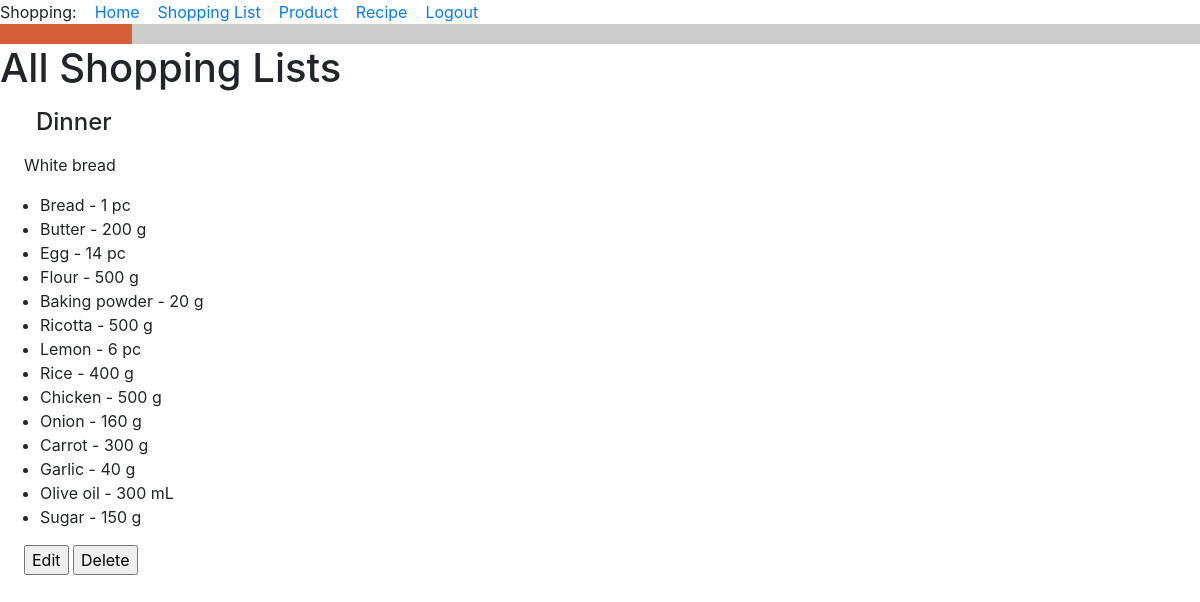
The app's page /all_lists (signed in) with its own data.
### food_app/models.py (models this page shows, shortened)
class ShoppingList(db.Model):
    id = db.Column(db.Integer, primary_key=True)
    title = db.Column(db.String(256), default='')
    owner = db.Column(db.ForeignKey('user.id'))
    items = db.relationship('ShoppingListItem', backref='shopping_list', cascade='all, delete-orphan', passive_deletes=True)
    notes = db.Column(db.Text)
    def __str__(self):
        return f'{self.title}'.capitalize()

class ShoppingListItem(db.Model):
    id = db.Column(db.Integer, primary_key=True)
    shopping_list_id = db.Column(db.ForeignKey('shopping_list.id', ondelete='CASCADE'), nullable=False)
    product_id = db.Column(db.ForeignKey('product.id'))
    product = db.relationship('Product')
    quantity = db.Column(db.Integer, default=0)
    unit_of_measure = db.Column(db.String(120))
    is_buyed = db.Column(db.Boolean, default=False)
    def __str__(self):
        return f'{self.product} - {self.quantity} {self.unit_of_measure}'

class Product(db.Model):
    id = db.Column(db.Integer, primary_key=True)
    title = db.Column(db.String(256), index=True, unique=True, nullable=False)
    type_of_product = db.Column(db.String(120))
    unit_of_measure = db.Column(db.String(120))
    def __str__(self):
        return f'{self.title}'.capitalize()  # Big first letter only.

### food_app/routes.py (the view)
@app.route('/all_lists', methods=['GET', 'POST'])
@login_required
def all_lists():
    owner = current_user.id
    shopping_lists = ShoppingList.query.filter_by(owner=owner)
    return render_template('all_lists.html', title='All Shopping Lists', owner=owner, shopping_lists=shopping_lists)

### food_app/models.py (called while the page is built)
@login.user_loader
def load_user(id):
    return User.query.get(int(id))

### food_app/templates/all_lists.html (shortened to what this page needs)
{% extends "base.html" %}
{% block content %}
<h1>All Shopping Lists</h1>
    {% for shopping_list in shopping_lists %}
<h4><div><p><p style="margin-left:1.5em">{{ shopping_list }}</p></div></h4>
<div><p><p style="margin-left:1.5em">{{ shopping_list.notes }}</p></div>
    <div><ul>  {% for item in shopping_list.items %}
        <li>{{ item }}</li>
        {% endfor %}
    </ul>
    </div>
<head>
</head>
<form action="{{ url_for('edit_shopping_list', shopping_list_id=shopping_list.id) }}">
    <p style="margin-left:1.5em"><input class="button" type="submit" value="Edit"></p>
</form>
<form action="{{ url_for('delete_shopping_list', shopping_list_id=shopping_list.id) }}">
    <input class="button" type="submit" value="Delete">
</form>
{% endfor %}
{% endblock %}

### food_app/templates/all_lists.html (style rules this page uses)
form { display: inline-block; }

### records on screen
ShoppingList: title "Dinner", notes "White bread"
ShoppingListItem: quantity+unit_of_measure "Bread - 1 pc"
ShoppingListItem: quantity+unit_of_measure "Butter - 200 g"
ShoppingListItem: quantity+unit_of_measure "Egg - 14 pc"
ShoppingListItem: quantity+unit_of_measure "Flour - 500 g"
ShoppingListItem: quantity+unit_of_measure "Baking powder - 20 g"
ShoppingListItem: quantity+unit_of_measure "Ricotta - 500 g"
ShoppingListItem: quantity+unit_of_measure "Lemon - 6 pc"
ShoppingListItem: quantity+unit_of_measure "Rice - 400 g"
ShoppingListItem: quantity+unit_of_measure "Chicken - 500 g"
ShoppingListItem: quantity+unit_of_measure "Onion - 160 g"
ShoppingListItem: quantity+unit_of_measure "Carrot - 300 g"
ShoppingListItem: quantity+unit_of_measure "Garlic - 40 g"
ShoppingListItem: quantity+unit_of_measure "Olive oil - 300 mL"
ShoppingListItem: quantity+unit_of_measure "Sugar - 150 g"
